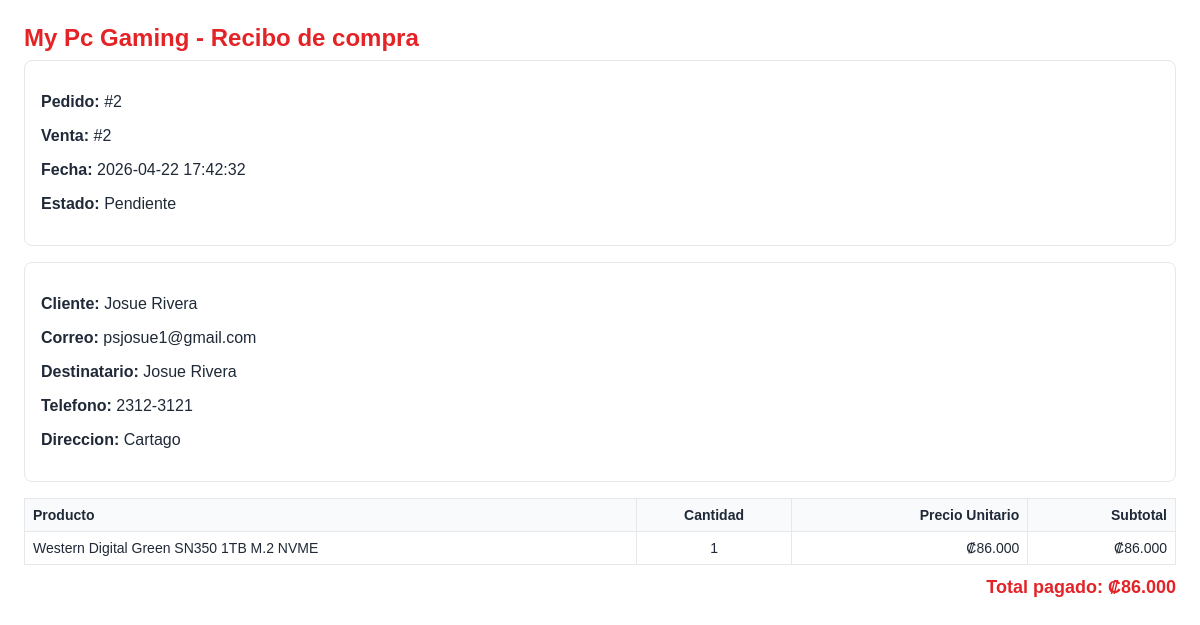
The app's page /Controllers/reciboController.php?accion=descargar&idPedido=2 (signed in) with its own data.
### tables this page shows
CREATE TABLE `pedido` (
  `idPedido` int NOT NULL AUTO_INCREMENT,
  `idVenta` int NOT NULL,
  `idUsuario` int NOT NULL,
  `nombreDestinatario` varchar(100) NOT NULL,
  `telefonoEnvio` varchar(9) NOT NULL,
  `direccionEnvio` varchar(350) NOT NULL,
  `estadoPedido` enum('pendiente','completado') DEFAULT 'pendiente',
  `fechaPedido` datetime DEFAULT CURRENT_TIMESTAMP,
  `fechaCompletado` datetime DEFAULT NULL,
  PRIMARY KEY (`idPedido`),
  UNIQUE KEY `idVenta_UNIQUE` (`idVenta`),
  KEY `idUsuario` (`idUsuario`),
  CONSTRAINT `pedido_ibfk_1` FOREIGN KEY (`idVenta`) REFERENCES `venta` (`idVenta`),
  CONSTRAINT `pedido_ibfk_2` FOREIGN KEY (`idUsuario`) REFERENCES `usuario` (`idUsuario`)
);

CREATE TABLE `usuario` (
  `idUsuario` int NOT NULL AUTO_INCREMENT,
  `idRol` int NOT NULL DEFAULT '2',
  `nombreCompleto` varchar(100) NOT NULL,
  `emailUsuario` varchar(100) NOT NULL,
  `passwordUsuario` varchar(255) NOT NULL,
  `fechaRegistro` date DEFAULT NULL,
  `estadoUsuario` enum('activo','inactivo') DEFAULT 'activo',
  PRIMARY KEY (`idUsuario`),
  UNIQUE KEY `emailUsuario` (`emailUsuario`),
  KEY `idRol` (`idRol`),
  CONSTRAINT `usuario_ibfk_1` FOREIGN KEY (`idRol`) REFERENCES `rol` (`idRol`)
);

CREATE TABLE `producto` (
  `idProducto` int NOT NULL AUTO_INCREMENT,
  `idCategoria` int NOT NULL,
  `nombreProducto` varchar(100) NOT NULL,
  `marca` varchar(100) DEFAULT NULL,
  `descripcionProducto` varchar(350) DEFAULT NULL,
  `precioProducto` decimal(10,2) NOT NULL,
  `stockProducto` int NOT NULL DEFAULT '0',
  `imagenProducto` json DEFAULT NULL,
  `estadoProducto` enum('disponible','agotado') DEFAULT 'disponible',
  `enOferta` tinyint(1) DEFAULT '0',
  `precioOferta` decimal(10,2) DEFAULT NULL,
  PRIMARY KEY (`idProducto`),
  KEY `idCategoria` (`idCategoria`),
  KEY `idx_en_oferta` (`enOferta`),
  CONSTRAINT `producto_ibfk_1` FOREIGN KEY (`idCategoria`) REFERENCES `categoria` (`idCategoria`)
);

CREATE TABLE `detalleventa` (
  `idDetalle` int NOT NULL AUTO_INCREMENT,
  `idVenta` int NOT NULL,
  `idProducto` int NOT NULL,
  `cantidadProductos` int NOT NULL,
  `precioUnitarioHistorico` decimal(10,2) NOT NULL,
  PRIMARY KEY (`idDetalle`),
  KEY `idVenta` (`idVenta`),
  KEY `idProducto` (`idProducto`),
  CONSTRAINT `detalleventa_ibfk_1` FOREIGN KEY (`idVenta`) REFERENCES `venta` (`idVenta`),
  CONSTRAINT `detalleventa_ibfk_2` FOREIGN KEY (`idProducto`) REFERENCES `producto` (`idProducto`)
);

CREATE TABLE `venta` (
  `idVenta` int NOT NULL AUTO_INCREMENT,
  `idUsuario` int NOT NULL,
  `totalVenta` decimal(10,2) NOT NULL,
  `fechaVenta` date DEFAULT NULL,
  PRIMARY KEY (`idVenta`),
  KEY `idUsuario` (`idUsuario`),
  CONSTRAINT `venta_ibfk_1` FOREIGN KEY (`idUsuario`) REFERENCES `usuario` (`idUsuario`)
);

### Models/ventaModel.php (called while the page is built, shortened)
<?php
function ObtenerPedidosUsuarioModel($idUsuario)
{
    $conexion = OpenDatabase();
    $consultaSQL = "CALL sp_ObtenerPedidosUsuario(?)";
    $consultaPreparada = $conexion->prepare($consultaSQL);
    $consultaPreparada->bind_param("i", $idUsuario);
    $consultaPreparada->execute();
    $resultado = $consultaPreparada->get_result();
    $lista = [];
    while ($fila = $resultado->fetch_assoc()) {
        $lista[] = $fila;
    }
    return $lista;
}

### Models/usuarioModel.php (called while the page is built, shortened)
<?php
function ObtenerUsuarioPorIdModel($idUsuario)
{
    $conexion = OpenDatabase();
    $consultaSQL = "CALL sp_ObtenerUsuarioPorId(?)";
    $consultaPreparada = $conexion->prepare($consultaSQL);
    $consultaPreparada->bind_param("i", $idUsuario);
    $consultaPreparada->execute();
    $resultado = $consultaPreparada->get_result();
    $usuario = $resultado->fetch_assoc();
    return $usuario;
}

### Controllers/correoTemplates.php (the view, shortened to what this page needs)
<?php
function EscaparCorreoTemplate($texto)
{
    return htmlspecialchars((string) $texto, ENT_QUOTES, 'UTF-8');
}
function ConstruirPlantillaRecibo($lineasPedido, $usuario)
{
    $primeraLinea = $lineasPedido[0];
    $idPedido = intval($primeraLinea['idPedido'] ?? 0);
    $idVenta = intval($primeraLinea['idVenta'] ?? 0);
    $fechaPedido = EscaparCorreoTemplate($primeraLinea['fechaPedido'] ?? '');
    $estadoPedido = EscaparCorreoTemplate(ucfirst($primeraLinea['estadoPedido'] ?? 'pendiente'));
    $nombreDestinatario = EscaparCorreoTemplate($primeraLinea['nombreDestinatario'] ?? '');
    $telefonoEnvio = EscaparCorreoTemplate($primeraLinea['telefonoEnvio'] ?? '');
    $direccionEnvio = EscaparCorreoTemplate($primeraLinea['direccionEnvio'] ?? '');
    $nombreUsuario = EscaparCorreoTemplate($usuario['nombreCompleto'] ?? 'Usuario');
    $correoUsuario = EscaparCorreoTemplate($usuario['emailUsuario'] ?? '');
    $filasTabla = '';
    foreach ($lineasPedido as $linea) {
        $cantidad = intval($linea['cantidadProductos'] ?? 0);
        $precioUnitario = floatval($linea['precioUnitarioHistorico'] ?? 0);
        $subtotal = $cantidad * $precioUnitario;
        $filasTabla .= '<tr>'
            . '<td>' . EscaparCorreoTemplate($linea['nombreProducto'] ?? '') . '</td>'
            . '<td style="text-align:center;">' . $cantidad . '</td>'
            . '<td style="text-align:right;">₡' . number_format($precioUnitario, 0, ',', '.') . '</td>'
            . '<td style="text-align:right;">₡' . number_format($subtotal, 0, ',', '.') . '</td>'
            . '</tr>';
    }
    $totalPedido = floatval($primeraLinea['totalVenta'] ?? 0);
    return '<!DOCTYPE html>'
        . '<html lang="es"><head><meta charset="UTF-8"><title>Recibo Pedido #' . $idPedido . '</title>'
        . '<style>'
        . 'body{font-family:Arial,sans-serif;margin:24px;color:#1f2937;}'
        . '.box{border:1px solid #e5e7eb;border-radius:8px;padding:16px;margin-bottom:16px;}'
        . '.title{color:#e42327;margin:0 0 8px 0;}'
        . 'table{width:100%;border-collapse:collapse;margin-top:12px;}'
        . 'th,td{border:1px solid #e5e7eb;padding:8px;font-size:14px;}'
        . 'th{background:#f9fafb;text-align:left;}'
        . '.total{font-size:18px;font-weight:bold;color:#e42327;text-align:right;margin-top:12px;}'
        . '</style></head><body>'
        . '<h2 class="title">My Pc Gaming - Recibo de compra</h2>'
        . '<div class="box">'
        . '<p><strong>Pedido:</strong> #' . $idPedido . '</p>'
        . '<p><strong>Venta:</strong> #' . $idVenta . '</p>'
        . '<p><strong>Fecha:</strong> ' . $fechaPedido . '</p>'
        . '<p><strong>Estado:</strong> ' . $estadoPedido . '</p>'
        . '</div>'
        . '<div class="box">'
        . '<p><strong>Cliente:</strong> ' . $nombreUsuario . '</p>'
        . '<p><strong>Correo:</strong> ' . $correoUsuario . '</p>'
        . '<p><strong>Destinatario:</strong> ' . $nombreDestinatario . '</p>'
        . '<p><strong>Telefono:</strong> ' . $telefonoEnvio . '</p>'
        . '<p><strong>Direccion:</strong> ' . $direccionEnvio . '</p>'
        . '</div>'
        . '<table><thead><tr><th>Producto</th><th style="text-align:center;">Cantidad</th><th style="text-align:right;">Precio Unitario</th><th style="text-align:right;">Subtotal</th></tr></thead><tbody>'
        . $filasTabla
        . '</tbody></table>'
        . '<p class="total">Total pagado: ₡' . number_format($totalPedido, 0, ',', '.') . '</p>'
        . '</body></html>';
}

### records on screen
pedido: idPedido "2", idVenta "2", fechaPedido "2026-04-22 17:42:32", estadoPedido "Pendiente", nombreDestinatario "Josue Rivera", telefonoEnvio "2312-3121", direccionEnvio "Cartago", producto.nombreProducto "Western Digital Green SN350 1TB M.2 NVME", detalleventa.cantidadProductos "1", detalleventa.precioUnitarioHistorico "86.000", detalleventa.cantidadProductos+precioUnitarioHistorico "86.000", idVenta.totalVenta "86.000"
usuario: nombreCompleto "Josue Rivera", emailUsuario "psjosue1@gmail.com"
